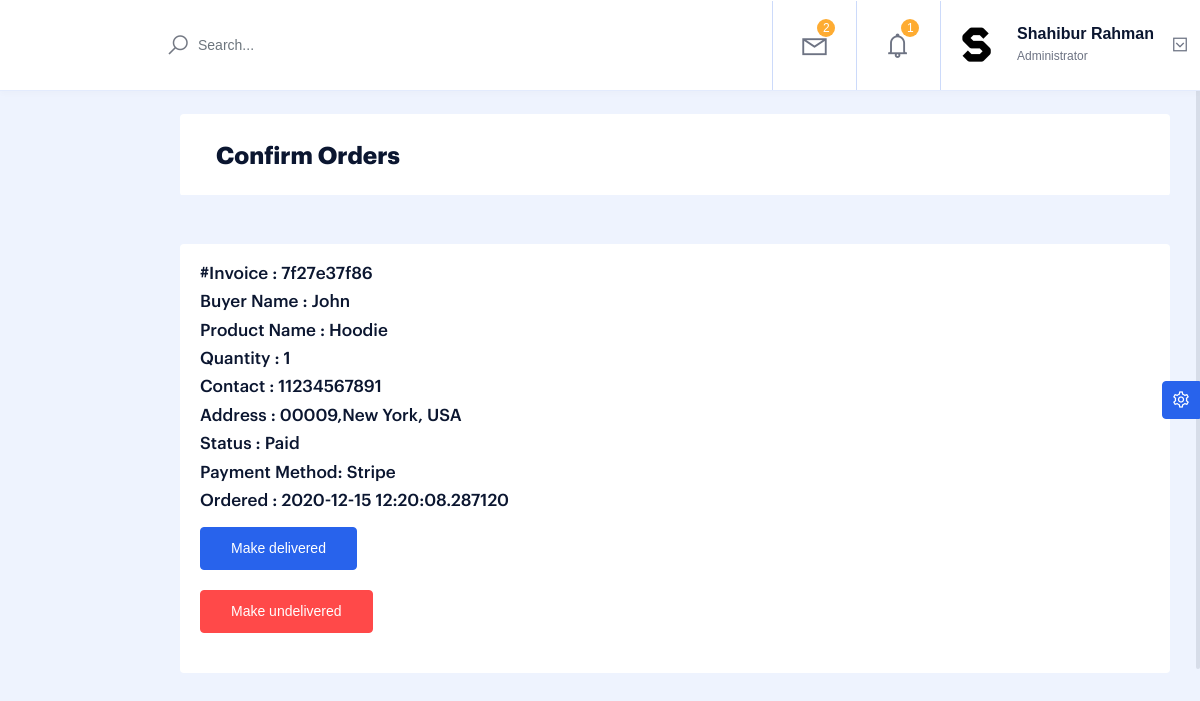
The page /dashboard/update/orders/1 (signed in) on the database its author committed.
### src/admin/models.py (models this page shows, shortened)
class User(db.Model,UserMixin):
    id = db.Column(db.Integer, primary_key=True)
    name = db.Column(db.String(30), unique=False, nullable=False)
    username = db.Column(db.String(80), unique=True, nullable=False)
    email = db.Column(db.String(120), unique=True, nullable=False)
    password = db.Column(db.String(180), unique=False, nullable=False)
    profile = db.Column(db.String(80), unique=False, nullable=False,default='profile.jpg')
    access=db.Column(db.String(20), unique=False, nullable=True,default='Full')
    is_admin =db.Column(db.Boolean, nullable=False,default=True)
    is_confirm=db.Column(db.Boolean, nullable=False,default=False)

### src/customers/models.py (models this page shows, shortened)
class OrderHistory(db.Model):
    id = db.Column(db.Integer, primary_key=True)
    invoice = db.Column(db.String(20), unique=False,nullable=False)
    status = db.Column(db.String(20), default='Pending', nullable=False)
    customer_id = db.Column(db.Integer, unique=False, nullable=False)
    customer_name = db.Column(db.String(50), unique= False)
    country = db.Column(db.String(50), unique= False)
    city = db.Column(db.String(50), unique= False)
    contact = db.Column(db.String(50), unique= False)
    zipcode = db.Column(db.String(50), unique= False)
    product_id = db.Column(db.Integer, unique=False, nullable=False)
    product_name = db.Column(db.String(80), nullable=False)
    product_price=db.Column(db.Numeric(10,2),nullable=False)
    product_quantity=db.Column(db.Integer,nullable=False)
    product_detail = db.Column(db.String(80),default='None',nullable=False)
    product_brand = db.Column(db.String(50),default='None', unique= False)
    product_category = db.Column(db.String(50),default='None', unique= False)
    payment_method = db.Column(db.String(50),default='Stripe', unique= False)
    product_delivered= db.Column(db.String(20),default='False', unique= False)
    delivered_time = db.Column(db.DateTime, default=datetime.utcnow, nullable=False)
    order_date = db.Column(db.DateTime, default=datetime.utcnow, nullable=False)
    product_image=db.Column(db.String(150),nullable=False,default='product_image.jpg')
    product_cancel= db.Column(db.Boolean, nullable=False,default=False)

### src/admin/routes.py (the view)
@app.route('/dashboard/update/orders/<int:id>',methods=['GET','POST'])
@login_required
def update_orders(id):
    if is_admin() is False:
        return register_error_handler(404, page_not_found)
    orders=OrderHistory.query.get_or_404(id)
    if request.method=="POST":
        orders.product_delivered='True'
        orders.delivered_time=datetime.utcnow()
        print(f'The product {orders.product_name} has been updated','success')
        db.session.commit()
        return redirect(url_for('dashboard_orders'))
    return render_template('admin/update_orders.html',title="Admin Page",orders=orders)

### src/admin/routes.py (called while the page is built)
def is_admin():
    id=current_user.id
    user=User.query.get_or_404(id)
    return user.is_admin

### src/customers/models.py (called while the page is built)
@login_manager.user_loader
def user_loader(user_id):
    return Register.query.get(user_id)

### src/templates/admin/update_orders.html (shortened to what this page needs)
{% extends "admin/layout.html" %}
{% block head %}
    <link rel="stylesheet" href="{{url_for('static',filename='assets/css/datatables.min.css')}}">
    <link rel="stylesheet" href="{{url_for('static',filename='assets/css/line-awesome.min.css')}}">
    <link rel="stylesheet" href="{{url_for('static',filename='assets/css/jquery.mCustomScrollbar.css')}}">
    <link rel="stylesheet" href="{{url_for('static',filename='assets/css/bootstrap-select.min.css')}}">
    <link rel="stylesheet" href="{{url_for('static',filename='assets/css/bootstrap.css')}}">
    <link rel="stylesheet" href="{{url_for('static',filename='assets/css/bootstrap-slider.css')}}">
    <link rel="stylesheet" href="{{url_for('static',filename='assets/css/style.min.css')}}">
{% endblock head %}
{% block content %}
    <section class="mainpanel">
        <div class="pagebody">
            <div class="card mb-5 mt-4">
                <div class="card-header py-4">
                <h4 class="text-secondary font-weight-bold mb-0 mt-1
                     ml-3">Confirm Orders
                </h4>
                </div>
            </div>
            <div class="card mb-5 mt-4">
                <div class="card-body">
                {% if orders %}
                        <h5 style="font-size: 17px;">#Invoice : {{orders.invoice}}</h5>
                        <h5 style="font-size: 17px;">Buyer Name : {{orders.customer_name}}</h5>
                        <h5 style="font-size: 17px;">Product Name : {{orders.product_name}}</h5>
                        <h5 style="font-size: 17px;">Quantity : {{orders.product_quantity}}</h5>
                        <h5 style="font-size: 17px;">Contact : {{orders.contact}}</h5>
                        <h5 style="font-size: 17px;">Address : {{orders.zipcode}},{{orders.city}},
                                {{orders.country}}</h5>
                        <h5 style="font-size: 17px;">Status : {{orders.status}}</h5>
                        <h5 style="font-size: 17px;">Payment Method: {{orders.payment_method}} </h5>
                        <h5 style="font-size: 17px;">Ordered : {{orders.order_date}}</h5>
                        <ul class="buuton-group mt-3">
                        <form action="{{url_for('update_orders',id=orders.id)}}" method="POST">
                        <li><button type="submit" class="btn btn-primary waves-effect waves-primary">
                                Make delivered
                        </button>
                        </li>
                        </form>
                        <li>
                           <button type="button" class="btn btn-danger waves-effect waves-red">
                            <a style="color: white;"  href="{{url_for('dashboard_orders')}}">
                                Make undelivered
                            </a>
                        </button>
                        </li>
                    </ul>
                {% endif %}
                </div>
            </div>
        </div>
    </section>
{% endblock content %}

### src/templates/admin/layout.html (shortened to what this page needs)
<!DOCTYPE html>
<html lang="en">
<head>
{% block head %}
{% endblock head %}
</head>
<body>
    <div class="theme-setting-wrapper ">
        <button type="button" id="settings-trigger" class="btn btn-primary waves-effect waves-primary">
            <i class="la la-cog"></i>
        </button>
    </div>
    <header class="header fixed-top d-flex align-items-center">
        <div class="br-header d-flex w-100">
            <div class="br-header-left">
                <form class="searchbar d-flex align-items-center pl-3">
                    <i class="la la-search"></i>
                    <input class="form-control border-0 pl-2" type="search" placeholder="Search...">
                </form>
            </div>
            <div class="br-header-right ml-auto">
                <nav class="nav">
                    <div class="dropdown">
                        <a href="" class="nav-link position-relative dropdown-toggle waves-effect waves-primary" id="dropdownMSG" data-toggle="dropdown">
                            <i class="la la-envelope-o"></i>
                            <span class="badge badge-accent">2</span>
                        </a>
                    </div>
                    <div class="dropdown">
                        <a href="" class="nav-link position-relative dropdown-toggle waves-effect waves-primary" id="dropdownNOTY" data-toggle="dropdown">
                            <i class="la la-bell"></i>
                            <span class="badge badge-accent ">1</span>
                        </a>
                    </div>
                    <div class="dropdown">
                        <a href="" class="nav-link-profile d-flex dropdown-toggle" data-toggle="dropdown" id="dropdownprofile">
                        {% if session['image'] %}
                            {% set image=session['image'] %}
                            <img src="{{url_for('static',filename='images/'+image)}}" class="rounded" alt="" width="50">
                            {% else %}
                            <img src="{{url_for('static',filename='assets/image/img3.jpg')}}" class="rounded" alt="" width="50">
                        {% endif %}
                            <span class="logged-name px-3">
                                {% if session['name'] %}
                                {{session['name']}}
                                {% else %}
                                 Swap Admin
                                 {% endif %}
                                <br><small class="pt-3">Administrator</small></span>
                            <i class="profile-dropdown la la-caret-square-o-down"></i>
                        </a>
                    </div>
                </nav>
            </div>
        </div>
    </header>
{% block content %}
{% endblock content %}
</body>
</html>

### rows shown on the page
User: name "Shahibur Rahman"
OrderHistory: invoice "7f27e37f86", customer_name "John", product_name "Hoodie", product_quantity "1", contact "11234567891", zipcode "00009", city "New York", country "USA", status "Paid", payment_method "Stripe", order_date "2020-12-15 12:20:08.287120"
